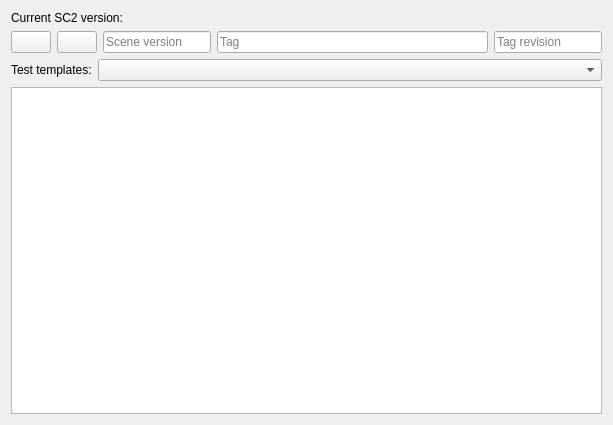
<?xml version="1.0" encoding="UTF-8"?>
<ui version="4.0">
 <class>VersionInfoWidget</class>
 <widget class="QWidget" name="VersionInfoWidget">
  <property name="geometry">
   <rect>
    <x>0</x>
    <y>0</y>
    <width>613</width>
    <height>425</height>
   </rect>
  </property>
  <property name="windowTitle">
   <string>Veision info</string>
  </property>
  <layout class="QVBoxLayout" name="verticalLayout_2">
   <item>
    <layout class="QHBoxLayout" name="horizontalLayout_2">
     <item>
      <widget class="QLabel" name="label">
       <property name="sizePolicy">
        <sizepolicy hsizetype="Maximum" vsizetype="Maximum">
         <horstretch>0</horstretch>
         <verstretch>0</verstretch>
        </sizepolicy>
       </property>
       <property name="text">
        <string>Current SC2 version:</string>
       </property>
      </widget>
     </item>
     <item>
      <widget class="QLabel" name="version">
       <property name="sizePolicy">
        <sizepolicy hsizetype="Preferred" vsizetype="Maximum">
         <horstretch>0</horstretch>
         <verstretch>0</verstretch>
        </sizepolicy>
       </property>
       <property name="text">
        <string/>
       </property>
      </widget>
     </item>
    </layout>
   </item>
   <item>
    <layout class="QHBoxLayout" name="horizontalLayout_3" stretch="0,0,0,1,0">
     <item>
      <widget class="QPushButton" name="add">
       <property name="sizePolicy">
        <sizepolicy hsizetype="Maximum" vsizetype="Fixed">
         <horstretch>0</horstretch>
         <verstretch>0</verstretch>
        </sizepolicy>
       </property>
       <property name="toolTip">
        <string>Add version tag</string>
       </property>
       <property name="text">
        <string/>
       </property>
       <property name="icon">
        <iconset resource="QtIcons.qrc">
         <normaloff>:/QtIcons/cplus.png</normaloff>:/QtIcons/cplus.png</iconset>
       </property>
      </widget>
     </item>
     <item>
      <widget class="QPushButton" name="remove">
       <property name="sizePolicy">
        <sizepolicy hsizetype="Maximum" vsizetype="Fixed">
         <horstretch>0</horstretch>
         <verstretch>0</verstretch>
        </sizepolicy>
       </property>
       <property name="toolTip">
        <string>Remove version tag</string>
       </property>
       <property name="text">
        <string/>
       </property>
       <property name="icon">
        <iconset resource="QtIcons.qrc">
         <normaloff>:/QtIcons/cminus.png</normaloff>:/QtIcons/cminus.png</iconset>
       </property>
      </widget>
     </item>
     <item>
      <widget class="QLineEdit" name="ver">
       <property name="sizePolicy">
        <sizepolicy hsizetype="Preferred" vsizetype="Fixed">
         <horstretch>0</horstretch>
         <verstretch>0</verstretch>
        </sizepolicy>
       </property>
       <property name="placeholderText">
        <string>Scene version</string>
       </property>
      </widget>
     </item>
     <item>
      <widget class="QLineEdit" name="tag">
       <property name="sizePolicy">
        <sizepolicy hsizetype="Minimum" vsizetype="Fixed">
         <horstretch>0</horstretch>
         <verstretch>0</verstretch>
        </sizepolicy>
       </property>
       <property name="placeholderText">
        <string>Tag</string>
       </property>
      </widget>
     </item>
     <item>
      <widget class="QLineEdit" name="revision">
       <property name="sizePolicy">
        <sizepolicy hsizetype="Preferred" vsizetype="Fixed">
         <horstretch>0</horstretch>
         <verstretch>0</verstretch>
        </sizepolicy>
       </property>
       <property name="placeholderText">
        <string>Tag revision</string>
       </property>
      </widget>
     </item>
    </layout>
   </item>
   <item>
    <layout class="QHBoxLayout" name="horizontalLayout_4">
     <item>
      <widget class="QLabel" name="label_2">
       <property name="sizePolicy">
        <sizepolicy hsizetype="Maximum" vsizetype="Preferred">
         <horstretch>0</horstretch>
         <verstretch>0</verstretch>
        </sizepolicy>
       </property>
       <property name="text">
        <string>Test templates:</string>
       </property>
      </widget>
     </item>
     <item>
      <widget class="QComboBox" name="tagTemplate">
       <property name="duplicatesEnabled">
        <bool>true</bool>
       </property>
      </widget>
     </item>
    </layout>
   </item>
   <item>
    <layout class="QHBoxLayout" name="horizontalLayout">
     <item>
      <widget class="QTreeView" name="view">
       <property name="editTriggers">
        <set>QAbstractItemView::NoEditTriggers</set>
       </property>
       <property name="verticalScrollMode">
        <enum>QAbstractItemView::ScrollPerPixel</enum>
       </property>
       <attribute name="headerVisible">
        <bool>false</bool>
       </attribute>
      </widget>
     </item>
    </layout>
   </item>
  </layout>
 </widget>
 <resources>
  <include location="QtIcons.qrc"/>
 </resources>
 <connections/>
</ui>
